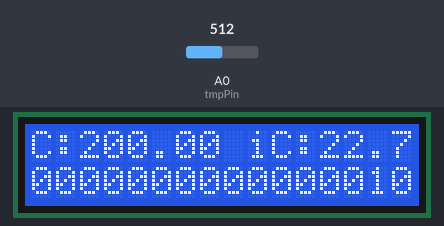
A sketch run on a simulated Arduino Uno, built with avr-gcc and run on an emulated ATmega328P. Parts: 16×2 character LCD. Inputs (shaded band) come from the test bench; at power-on: A0 (tmpPin) = 512.

Above: at 1.2 s.
1.3 s: A0 (tmpPin) set to 122
At 2.9 s:
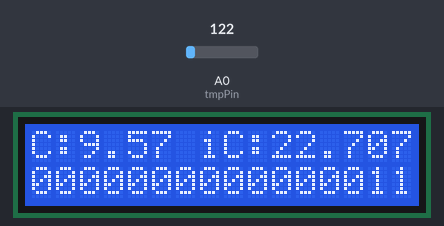
3.6 s: A0 (tmpPin) set to 6
At 5.0 s:
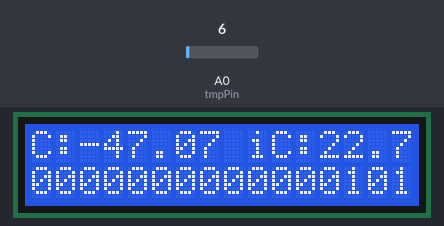
5.6 s: A0 (tmpPin) set to 0
At 7.0 s:
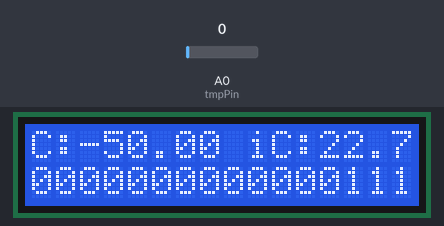
Timing chart, 0 to 8.6 s (numbered marks = the images above; inputs shaded):
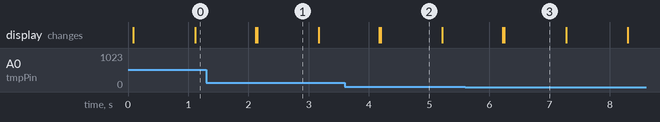

The sketch:

LCD-TMP-Counter.ino
```cpp
#include <LiquidCrystal.h>

/* CCONFIG */
const int tmpPin = A0;
const int tick = 1000;

/* GLOBAL VAR */
LiquidCrystal lcd(12, 11, 5, 4, 3, 2);
float tmpV, tmpC;
int counter = 0;

void setup() {

  lcd.begin(16,2);

}

float getTemp() {

  unsigned int wADC;
  float t;

  // The internal temperature has to be used
  // with the internal reference of 1.1V.
  // Channel 8 can not be selected with
  // the analogRead function yet.

  // Set the internal reference and mux.
  ADMUX = (_BV(REFS1) | _BV(REFS0) | _BV(MUX3));
  ADCSRA |= _BV(ADEN);  // enable the ADC

  delay(20);            // wait for voltages to become stable.

  ADCSRA |= _BV(ADSC);  // Start the ADC

  // Detect end-of-conversion
  while (bit_is_set(ADCSRA,ADSC));

  // Reading register "ADCW" takes care of how to read ADCL and ADCH.
  wADC = ADCW;

  // The offset of 324.31 could be wrong. It is just an indication.
  t = (wADC - 324.31 ) / 1.22;

  // The returned temperature is in degrees Celsius.
  return (t);

}

void loop() {

  tmpV = (analogRead(tmpPin)/1024.0) * 5.0;
  tmpC = (tmpV - 0.5) * 100;

  // lcd.clear();
  lcd.setCursor(0,0);
  // lcd.print("V:");
  // lcd.print(tmpV);
  lcd.print("C:");
  lcd.print(tmpC);
  lcd.print(" iC:");
  lcd.print(getTemp());

  counter++;
  lcd.setCursor(0,1);
  for(int i = 0; i < 16; i++) {
    lcd.print(counter >> 16-i-1 & 1);
  }

  delay(tick);

}
```

Measured:
- after the input at 1.3 s, the display: first changes after 0.82 s (image 1 shows a later state)
- what the display in image 1 shows lasts 1.1 s, from 2.1 s to 3.2 s
